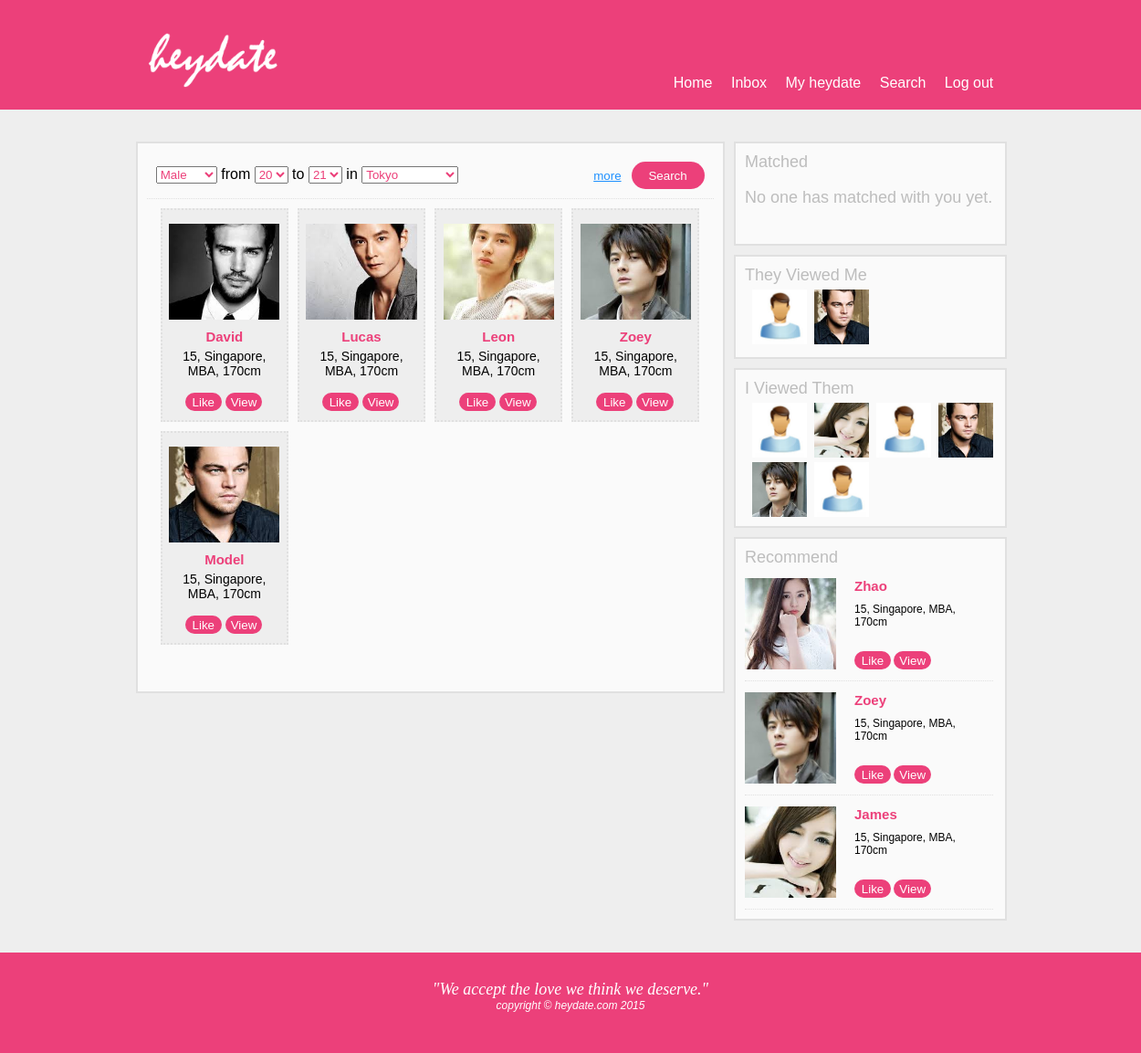
Screenshot of /search_results.php (signed in) with the database file from the repository.
### tables this page shows
create table users_account 
(	userID int unsigned not null auto_increment primary key,
	name varchar(20) not null, 
    password varchar(40) not null,
    email varchar(100) not null,   
    birthdate date not null,
    gender set('Male','Female') not null,
    city varchar(30) not null,
    height int unsigned not null,
    education varchar(20) not null, 
    profilePhoto varchar(50) DEFAULT NULL
);

### dbconnect.php (called while the page is built, shortened)
<?php
$Cities = array(
   "Tokyo",
   "Mexico City",
   "New York City",
   "Mumbai",
   "Seoul",
   "Shanghai",
   "Lagos",
   "Sao Paulo",
   "Cairo",
   "London",
   "Singapore");
function get_basic_info($userID, $db) {
    $query = 'select * from users_account '."where userID=".$userID;
    $result = $db->query($query);
    $row = $result->fetch_assoc();
    return $row;
}
function cal_age($birthdate) {
    $bday=date_create($birthdate);
    $today=date_create();
    $diff=date_diff($bday,$today);
    return $diff->y;
}
?>

### right_record_bar.php (called while the page is built, shortened)
<?php
    $query = 'select * from users_account where userID in'.
             '(SELECT userID2 from users_relationship AS X where(userID1 = '.$_SESSION['valid_userID'].' and status="Like")'.
             ' and userID2 IN (select userID1 from users_relationship where userID2= '.$_SESSION['valid_userID'].' and status="Like"))';
    $match_result = $db->query($query);
    $query = 'select * from users_account where userID <> '.$_SESSION['valid_userID'].' and city in (select city from users_account where userID='.$_SESSION['valid_userID'].') order by rand() LIMIT 3';
    $recommend_result = $db->query($query);
    $subset = 'select * from users_relationship where userID1='.$_SESSION['valid_userID'];
    $query = 'select * from users_account right join ('.$subset.') as X on users_account.userID=X.userID2 order by statusTime desc';
    $youview_result = $db->query($query);
    $subset = 'select * from users_relationship where userID2='.$_SESSION['valid_userID'];
    $query = 'select * from users_account right join ('.$subset.') as X on users_account.userID=X.userID1 order by statusTime desc';
    $viewyou_result = $db->query($query);
?>

### search_results.php (the view, shortened to what this page needs)
<?php
include "dbconnect.php";
?>
<?php
    if(isset($_POST['search'])){
        $gender = $_POST['gender'];
        $min_age = $_POST['min_age'];
        $max_age = $_POST['max_age'];
        $city = $_POST['city'];
        $date=date_create();
        date_add($date,date_interval_create_from_date_string('-'.$max_age.' years'));
        $bday_upbound = date_format($date, "Y-m-d");
        $date=date_create();
        date_add($date,date_interval_create_from_date_string('-'.$min_age.' years'));
        $bday_lowbound = date_format($date, "Y-m-d");
        $birthdate_range ='';
        $min_height = $_POST['min_height'];
        $query_min_height = ($min_height==0)?'':' AND height>'.$min_height;
        $max_height = $_POST['max_height'];
        $query_max_height = ($max_height==0)?'':' AND height<'.$max_height;
        $education = $_POST['education'];
        $query_education = ($education=="Any")?'':' AND education="'.$education.'"';
        $query = 'SELECT * FROM users_account WHERE '.$birthdate_range.' gender="'.$gender.'" AND city="'.$city.'"'.$query_min_height.$query_max_height.$query_education;
    } else {
        $row = get_basic_info($_SESSION["valid_userID"], $db);
        $gender = ($row['gender']=="Male")?"Female":"Male";
        $query = 'SELECT * FROM users_account WHERE gender="'.$gender.'"';
    }
?>
<html>
<head>
  <link rel="stylesheet" type="text/css" href="css/main.css">
  <link rel="stylesheet" href="css/search_results.css">
</head>
<body>
  <div class="banner" id="banner_top">
    <a href="index.php"><img src="img/logo.png" height="120" width="160" style="margin-left: 11.5%"></a>
    <nav>
      <a href="index.php">Home</a>
      <a href="">Inbox</a>
      <a href="profile.php">My heydate</a>
      <a href="search_results.php">Search</a>
      <a href="logout.php">Log out</a>
    </nav>
  </div>
  <div class="container">
    <div class="sub_container left main">
      <form class="section_container" id="search_selector" action="search_results.php?advanced_search=1" method="post">
        <div class="wrapper">
          <div class="left" style="margin-top:5">
            <select name="gender">
              <option value="Male" <?php echo $gender=='Male'?'selected':''; ?> >Male</option>
            </select>
            from
            <select name="min_age">
              <option value="20">20</option>
            </select>
            to
            <select name="max_age">
              <option value="21">21</option>
            </select>
            in
            <select name="city" id="listBox" required="required">
              <?php foreach($Cities as $citytmp){
               echo '<option value='.$citytmp.(($citytmp==$city)?' selected':'').'>'.$citytmp.'</option>';
              } ?>
            </select>
          </div>
          <button class="right" type="submit" name="search">Search</button>
          <button type="button" class="right" id="more_button" onclick="showHide('expand')">more</button>
        </div>
      </form>
      <div class="section_container">
        <?php
          $result = $db->query($query);
          if($result->num_rows>0){
            while($row = $result->fetch_assoc()){
               echo '
               <div class="result_box left">
                <a href="browse_profile.php?customerID='.$row['userID'].'"><div class="image_container_100" style="background-image: url(users_profile_photo/'.($row['profilePhoto']!=Null?$row['profilePhoto']:'default_male.jpg').');"></div></a>
                <div class="profile_summary">
                  <label id="profile_name">'.$row['name'].'</label>
                  <div>'.cal_age($row['birthdate']).', '.$row['city'].', '.$row['education'].', '.$row['height'].'cm</div>
                  <div class="bottom">
                    <button>Like</button>
                    <button>View</button>
                  </div>
                </div>
               </div>
               ';
            }
          }else{
              echo 'Found nothing';
          }
        ?>
      </div>
    </div>
    <div class="sub_container right clear_right sidebar">
      <?php
      include "right_record_bar.php";
      ?>
      <label>Matched</label>
      <div class="clear">
        <?php
        if ($match_result->num_rows>0) {
          while($row = $match_result->fetch_assoc()){
             echo '<a href="profile.php?customerID='.$row['userID'].'">';
             echo '<div class="left small_img image_container_60" style="background-image: url(users_profile_photo/'.($row['profilePhoto']!=Null?$row['profilePhoto']:'default_male.jpg').');"></div> ';
             echo "</a>";
          }
        } else {
          echo "<br><label>No one has matched with you yet.</label>";
        }
        ?>
      </div>
    </div>
    <div class="sub_container right clear_right sidebar">
      <label>They Viewed Me</label>
      <div class="clear">
        <?php
        if ($viewyou_result->num_rows>0) {
          while($row = $viewyou_result->fetch_assoc()){
             echo '<a href="profile.php?customerID='.$row['userID'].'">';
             echo '<div class="left small_img image_container_60" style="background-image: url(users_profile_photo/'.($row['profilePhoto']!=Null?$row['profilePhoto']:'default_male.jpg').');"></div> ';
             echo "</a>";
          }
        } else {
          echo "<br><label>No one has viewed you yet.</label>";
        }
        ?>
      </div>
    </div>
    <div class="sub_container right clear_right sidebar">
      <label>I Viewed Them</label>
      <div class="clear">
        <?php
        if ($youview_result->num_rows>0) {
          while($row = $youview_result->fetch_assoc()){
             echo '<a href="profile.php?customerID='.$row['userID'].'">';
             echo '<div class="left small_img image_container_60" style="background-image: url(users_profile_photo/'.($row['profilePhoto']!=Null?$row['profilePhoto']:'default_male.jpg').');"></div> ';
             echo "</a>";
          }
        } else {
          echo "<br><label>You have not viewed anyone yet.</label>";
        }
        ?>
      </div>
    </div>
    <div class="sub_container right clear_right sidebar recommend">
      <label>Recommend</label>
      <div class="clear">
        <?php
        if ($recommend_result->num_rows>0) {
          while($row = $recommend_result->fetch_assoc()){
             echo '<div class="findlover_box left">';
             echo '<a href="profile.php?customerID='.$row['userID'].'">';
             echo '<div class="image_container_100" style="background-image: url(users_profile_photo/'.($row['profilePhoto']!=Null?$row['profilePhoto']:'default_male.jpg').');"></div> ';
             echo "</a>";
             echo '
               <div class="left profile_summary">
                 <label class="left" id="profile_name">'.$row['name'].'</label>
                 <div class="clear_left">'.cal_age($row['birthdate']).', '.$row['city'].', '.$row['education'].', '.$row['height'].'cm</div>
                 <div class="bottom">
                   <button>Like</button>
                   <button>View</button>
                 </div>
               </div>
             </div>
             ';
          }
        } else {
          echo "<br><label>No recommend for you yet.</label>";
        }
        ?>
      </div>
    </div>
  </div>
  <div class="banner" id="banner_footer">
    <mistral>"We accept the love we think we deserve."</mistral><br>
    copyright &copy heydate.com 2015
  </div>
</body>
</html>

### css/main.css (style rules this page uses)
body { margin: 0; font-family: "arial"; }
.left { float: left; }
.right { float: right; }
.bottom { position: absolute; bottom: 0; }
.clear { clear: both; }
.clear_right { clear: right; }
.clear_left { clear: left; }
.wrapper { overflow: auto; }
.banner { width: 100%; position: relative; background-color: #ec407a; color: white; min-width: 1160px; }
#banner_top { height: 120px; }
#banner_footer { height: 80px; text-align: center; font-style: italic; font-size: 12; bottom: 0; padding-top: 30px; }
label { font-size: 18; color: #bdbdbd; }
select { color: #ec407a; }
nav { position: absolute; bottom: 20px; right: 10px; margin-right: 11.5%; }
a { text-decoration: none; margin: 0 8px; }
nav a { color: white; }
.container { padding: 30px 11.5% 30px 11.5%; width: 77%; min-width: 964px; position: relative; overflow: auto; background-color: #eeeeee; }
.sub_container { padding: 10px 10px 10px 10px; margin: 5px; background-color: #fafafa; border-style: solid; border-width: 2px; border-color: #e0e0e0; overflow: auto; }
.section_container { margin-bottom: 20px; padding: 10px; position: relative; overflow: auto; }
.profile_summary { margin-left: 7px; color: black; position: relative; height: 180; }
.recommend .profile_summary { height: 100; max-width: 50%; font-size: 12; }
button { background-color: #ec407a; color: white; height: 30px; border-radius: 20px; border-width: 0; min-width: 80px; cursor: pointer; }
.profile_summary button { height: 20px; min-width: 40px; margin-top: 15px; }
#profile_name { font-weight: bold; color: #ec407a; font-size: 15; margin-bottom: 10px; }
mistral { font-family: "mistral"; font-size: 150%; }
.findlover_box { padding:12 0 12 0; width: 49%; display: block; border-bottom-width: 1px; border-bottom-style: dotted; border-bottom-color: #e0e0e0; }
.main { width: 64.4%; min-height: 580px; }
.sidebar { width: 28.5%; min-height: 90px; }
.image_container_100 { height: 100px; width: 100px; background-size: cover; background-repeat: no-repeat; float:left; background-position: center; }
.image_container_60 { height: 60px; width: 60px; background-size: cover; background-repeat: no-repeat; float:left; background-position: center; margin: 5 0 0 8; }

### css/search_results.css (style rules this page uses)
.findlover_box { width: 99%; }
.recommend .profile_summary { margin-left: 20px; }
#search_selector { height: 30; border-bottom-width: 1px; border-bottom-style: dotted; border-bottom-color: #e0e0e0; margin-bottom: 0; transition-duration: 1s; overflow-y: hidden; }
.result_box { background-color: #eeeeee; width: 21%; height: 200; margin: 0 5 10 5; text-align: center; padding: 15 5 15 5; border-width: 2px; border-style: dotted; border-color: #e0e0e0; }
.result_box div { margin: 0 auto; padding-top: 5px; }
.result_box .image_container_100 { text-align: center; width: 96%; margin-left: 2.5px; margin-bottom: 10px; overflow: auto; background-color: black; }
.result_box a { margin: 0 0 0 0; }
.sub_container a { margin: 0; }
.result_box .profile_summary { font-size: 14; height: 200; }
.result_box .profile_summary .bottom { margin-left: 20; }
#more_button { margin-right:5; background-color: transparent; color: dodgerblue; text-decoration: underline; min-width: 0; }

### rows the page displays
users_account: gender "Male"
users_account: profilePhoto (picture), name "David", birthdate "15", city "Singapore", education "MBA", height "170"
users_account: profilePhoto (picture), name "Lucas", birthdate "15", city "Singapore", education "MBA", height "170"
users_account: profilePhoto (picture), name "Leon", birthdate "15", city "Singapore", education "MBA", height "170"
users_account: profilePhoto (picture), name "Zoey", birthdate "15", city "Singapore", education "MBA", height "170"
users_account: profilePhoto (picture), name "Model", birthdate "15", city "Singapore", education "MBA", height "170"
users_account: profilePhoto (picture), name "James", birthdate "15", city "Singapore", education "MBA", height "170"
users_account: profilePhoto (picture), name "Zhao", birthdate "15", city "Singapore", education "MBA", height "170"

### other values shown
form field city "Tokyo"
